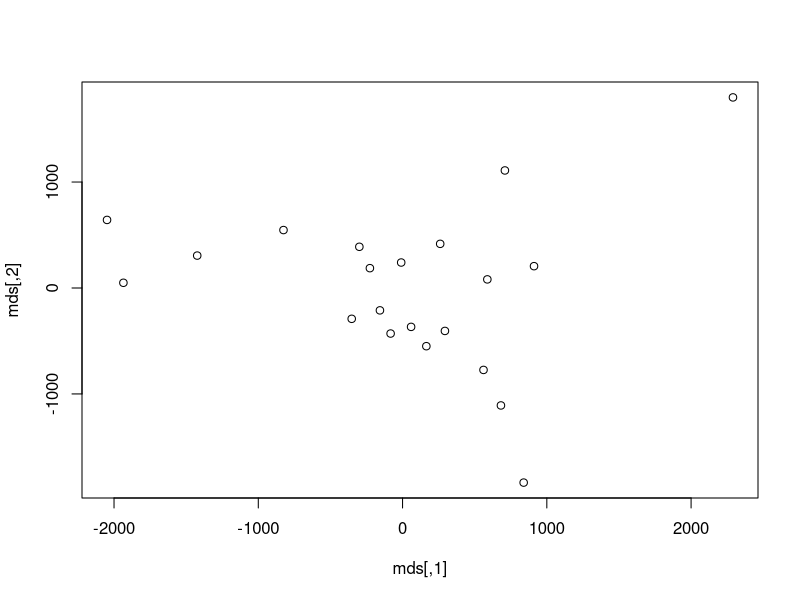
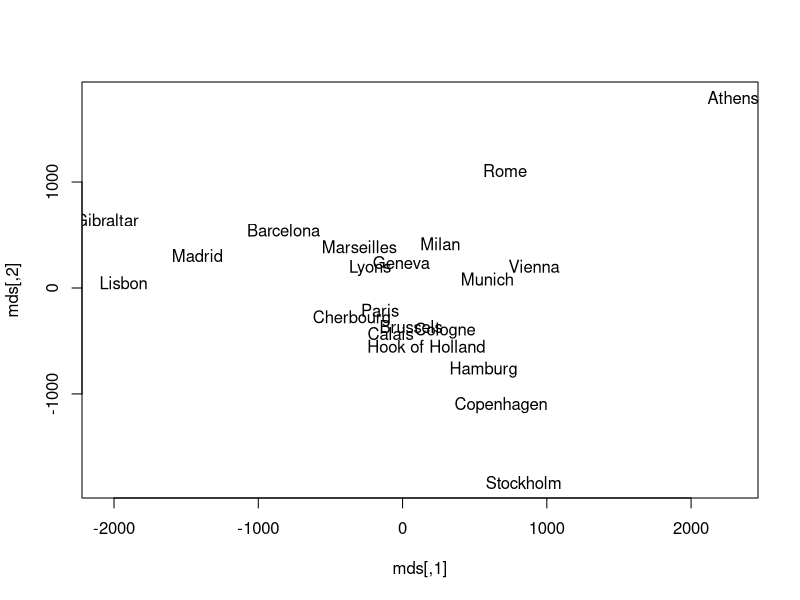

These charts were generated, in order, by the following R code: (Note: this script raises an error after producing the figures.)
# Excersice 1 Visualization

library(stats)
library(ggplot2)

data("eurodist")
as.matrix(eurodist)[1:5,1:5]
mds = cmdscale(eurodist); mds # reduce dimension from 21 to 2

plot(mds)
plot(mds, type = 'n')
text(mds[,1], mds[,2], labels(eurodist))

ggplot(as.data.frame(mds, aes(V1, -V2, label = rownames(mds))) +
         geom_text(check_overlap = TRUE) + theme_minimal() +
         xlab(''), ylab('') + scale_y_continuous(breaks = NULL), 
       scale_x_continuous(breaks = NULL))


dat = as.data.frame(mds)
lab = rownames(mds)

p <- ggplot(dat, aes(V1, -V2, label = lab ))
p + geom_text()
# Avoid overlaps
p + geom_text(check_overlap = TRUE)


